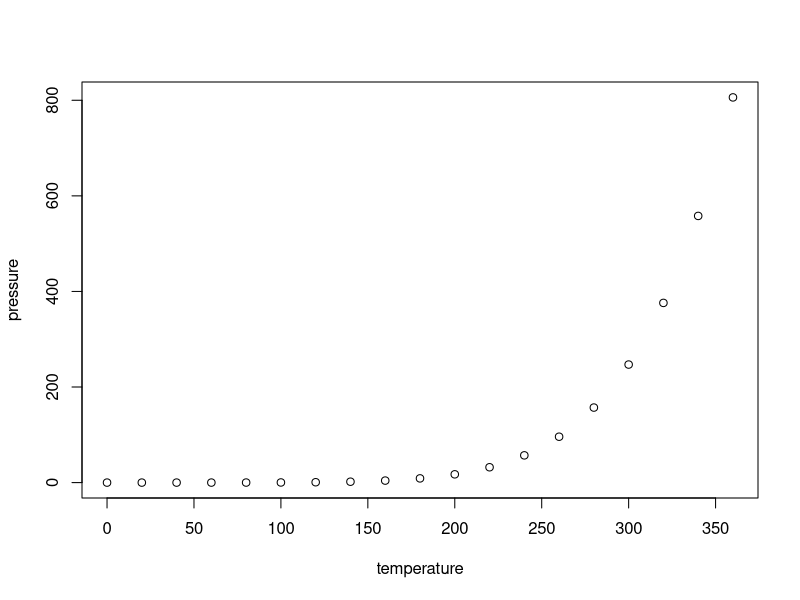
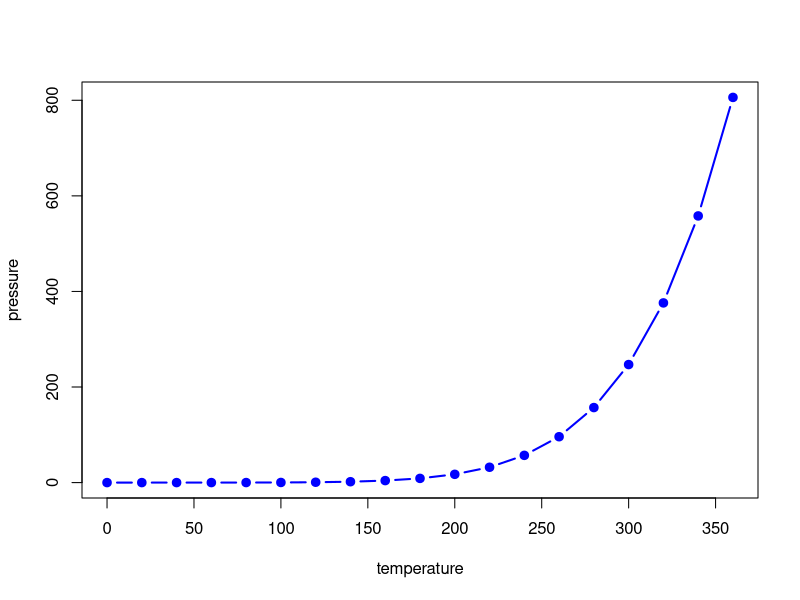

Here is the R script that generated these plots, in order:
## ---- chunk 1
knitr::opts_chunk$set(echo = TRUE)
## ---- chunk 2
summary(cars)
## ---- chunk 3
plot(pressure)
## ---- chunk 4
plot(pressure,type="b",lwd=2,col="blue",pch=19)
